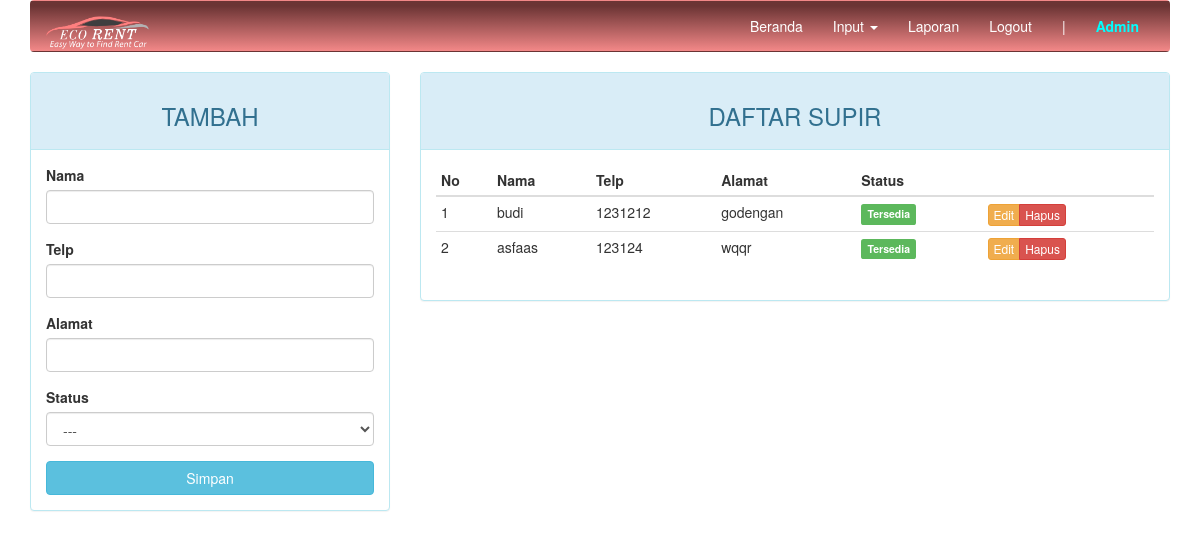
Page /admin/index.php?page=supir (signed in) on the committed database.
### tables this page shows
CREATE TABLE `supir` (
  `id_supir` int(11) NOT NULL,
  `nama` varchar(30) NOT NULL,
  `telp` char(12) NOT NULL,
  `alamat` varchar(50) NOT NULL,
  `status` int(1) NOT NULL,
  `isActive` int(1) NOT NULL
);

### admin/page/supir.php (the view, shortened to what this page needs)
<?php
$update = (isset($_GET['action']) AND $_GET['action'] == 'update') ? true : false;
?>
<div class="row">
	<div class="col-md-4 hidden-print">
		<div class="panel panel-<?= ($update) ? "warning" : "info" ?>">
			<div class="panel-heading"><h3 class="text-center"><?= ($update) ? "EDIT" : "TAMBAH" ?></h3></div>
			<div class="panel-body">
				<form action="<?=$_SERVER['REQUEST_URI']?>" method="POST">
					<div class="form-group">
						<label for="nama">Nama</label>
						<input type="text" name="nama" class="form-control" <?= (!$update) ?: 'value="'.$row["nama"].'"' ?>>
					</div>
					<div class="form-group">
						<label for="telp">Telp</label>
						<input type="text" name="telp" class="form-control" <?= (!$update) ?: 'value="'.$row["telp"].'"' ?>>
					</div>
					<div class="form-group">
						<label for="alamat">Alamat</label>
						<input type="text" name="alamat" class="form-control" <?= (!$update) ?: 'value="'.$row["alamat"].'"' ?>>
					</div>
					<div class="form-group">
						<label for="status">Status</label>
						<select class="form-control" name="status">
							<option>---</option>
						</select>
					</div>
					<button type="submit" class="btn btn-<?= ($update) ? "warning" : "info" ?> btn-block">Simpan</button>
				</form>
			</div>
		</div>
	</div>
	<div class="col-md-8">
		<div class="panel panel-info">
			<div class="panel-heading"><h3 class="text-center">DAFTAR SUPIR</h3></div>
			<div class="panel-body">
				<table class="table table-condensed">
					<thead>
						<tr>
							<th>No</th>
							<th>Nama</th>
							<th>Telp</th>
							<th>Alamat</th>
							<th>Status</th>
							<th class="hidden-print"></th>
						</tr>
					</thead>
					<tbody>
						<?php $no = 1; ?>
						<?php if ($query = $connection->query("SELECT * FROM supir WHERE isActive=1")): ?>
							<?php while($row = $query->fetch_assoc()): ?>
								<tr>
									<td><?=$no++?></td>
									<td><?=$row['nama']?></td>
									<td><?=$row['telp']?></td>
									<td><?=$row['alamat']?></td>
									<td><span class="label label-<?=($row['status']) ? "success" : "danger" ?>"><?=($row['status']) ? "Tersedia" : "Tidak Tersedia" ?></span></td>
									<td class="hidden-print">
										<div class="btn-group">
											<a href="?page=supir&action=update&key=<?=$row['id_supir']?>" class="btn btn-warning btn-xs">Edit</a>
											<a href="?page=supir&action=delete&key=<?=$row['id_supir']?>" class="btn btn-danger btn-xs">Hapus</a>
										</div>
									</td>
								</tr>
							<?php endwhile ?>
						<?php endif ?>
					</tbody>
				</table>
			</div>
		</div>
	</div>
</div>

### admin/index.php (style rules this page uses)
a { color: white; }

### rows in the picture
supir: nama "budi", telp "1231212", alamat "godengan", status "Tersedia"
supir: nama "asfaas", telp "123124", alamat "wqqr", status "Tersedia"

### other values in the picture
$_SESSION["admin"]["nama"] "Admin"
